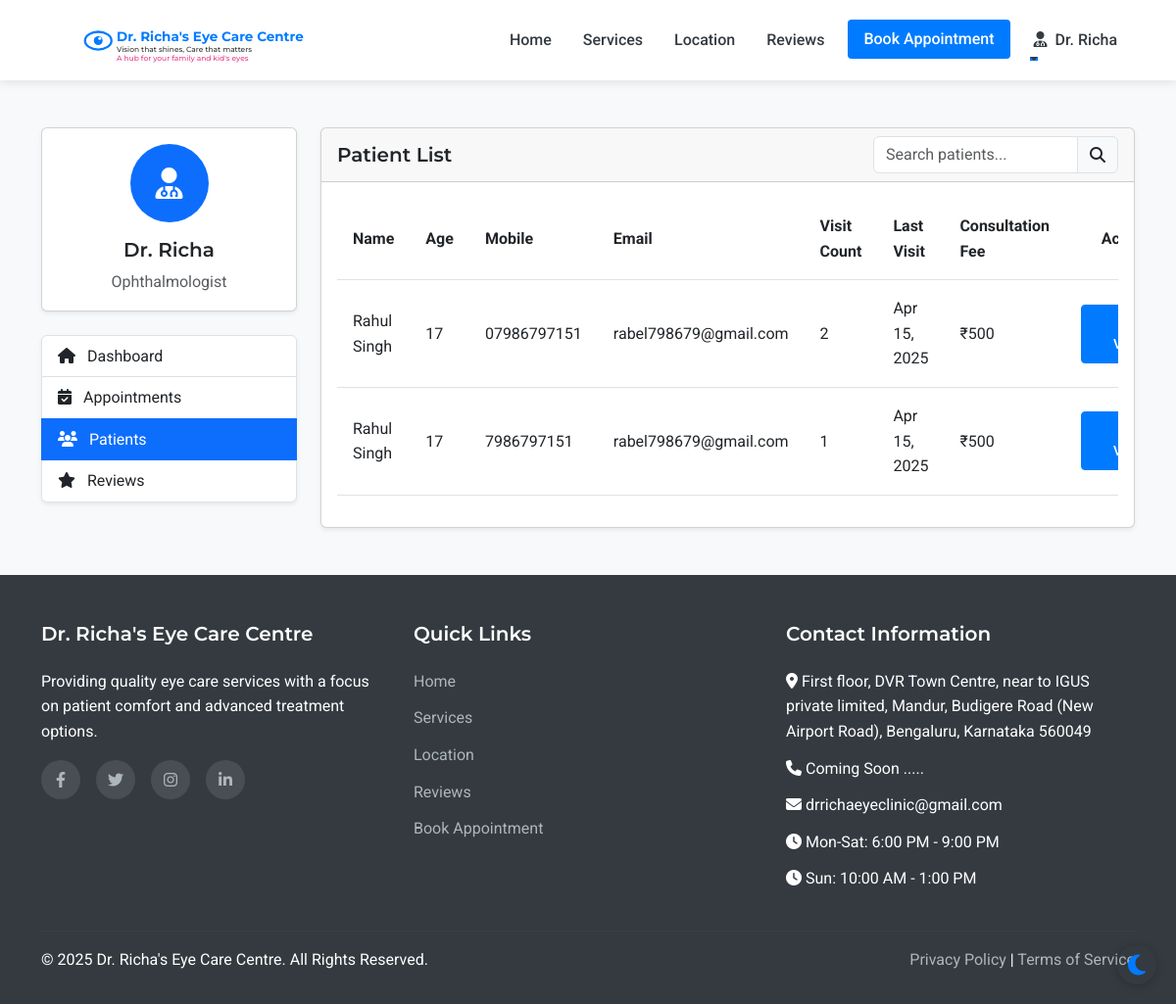
The app's page /admin/patients (signed in), older data.
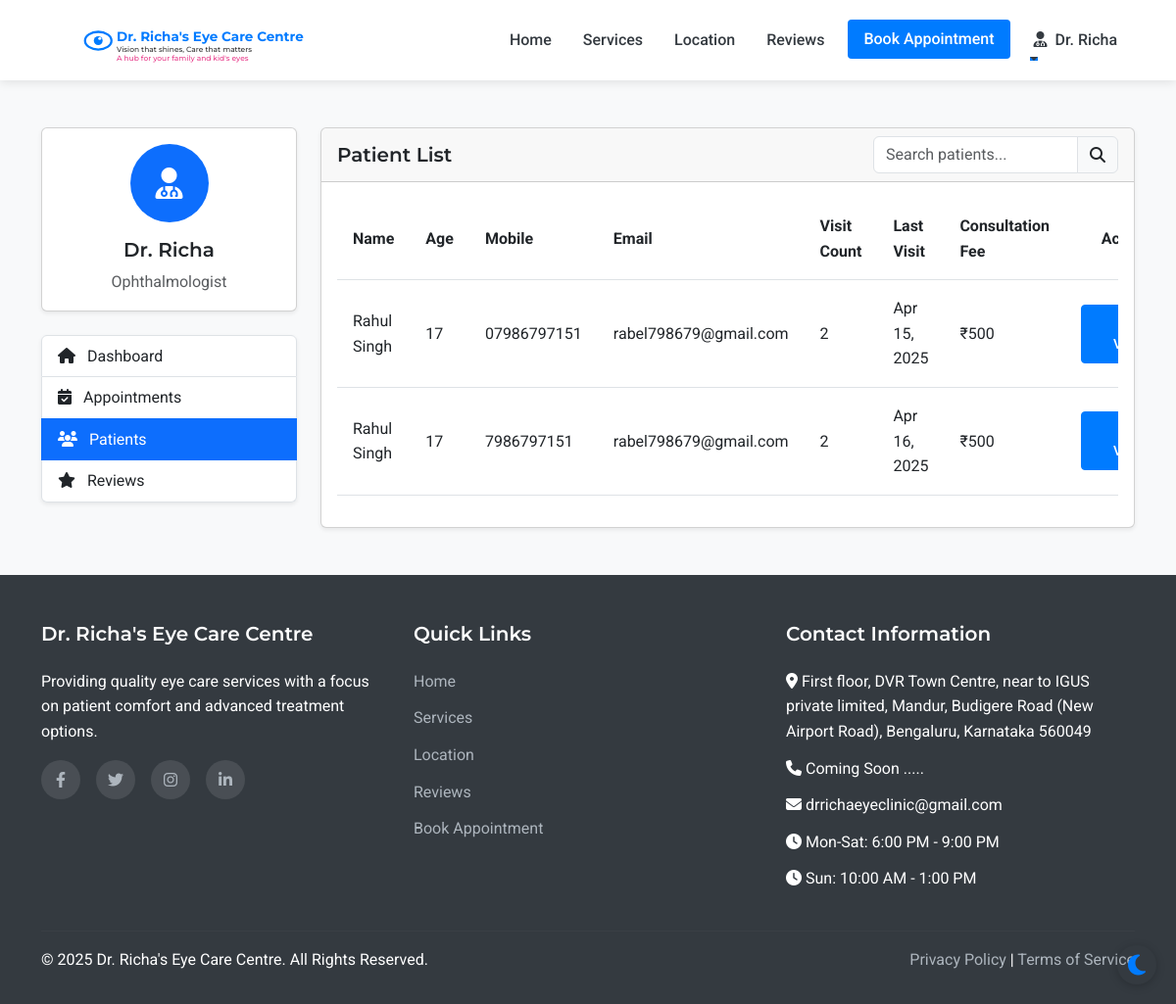
The same page, newer data.
### models.py (models this page shows, shortened)
class Patient(UserMixin, db.Model):
    id = db.Column(db.Integer, primary_key=True)
    full_name = db.Column(db.String(100), nullable=False)
    mobile_number = db.Column(db.String(15), nullable=False)
    email = db.Column(db.String(100), nullable=True)
    age = db.Column(db.Integer, nullable=False)
    password_hash = db.Column(db.String(256), nullable=True)
    is_registered = db.Column(db.Boolean, default=False)
    created_at = db.Column(db.DateTime, nullable=False, default=datetime.utcnow)
    appointments = db.relationship('Appointment', backref='patient', lazy=True)

class Appointment(db.Model):
    id = db.Column(db.Integer, primary_key=True)
    patient_id = db.Column(db.Integer, db.ForeignKey('patient.id'), nullable=False)
    appointment_date = db.Column(db.Date, nullable=False)
    appointment_time = db.Column(db.Time, nullable=False)
    primary_issue = db.Column(db.Text, nullable=True)
    referral_info = db.Column(db.String(255), nullable=True)
    status = db.Column(db.String(20), default='scheduled')  # scheduled, completed, cancelled
    created_at = db.Column(db.DateTime, default=datetime.utcnow)
    consultation_fee = db.Column(db.Float, nullable=False, default=500.0)
    payment_status = db.Column(db.String(20), default='pending')  # pending, paid

### routes.py (the view)
@app.route('/admin/patients')
@login_required
def admin_patients():
    if not (isinstance(current_user, Admin) or isinstance(current_user, Doctor) or isinstance(current_user, Assistant)):
        flash('Access denied. Staff privileges required.', 'danger')
        return redirect(url_for('index'))
    patients = Patient.query.order_by(Patient.full_name).all()
    return render_template('admin/patients.html', patients=patients)

### app.py (called while the page is built)
@login_manager.user_loader
def load_user(user_id):
    from models import Doctor, Assistant, Admin, Patient
    try:
        if user_id.startswith('doctor_'):
            return Doctor.query.get(int(user_id.split('_')[1]))
        elif user_id.startswith('assistant_'):
            return Assistant.query.get(int(user_id.split('_')[1]))
        elif user_id.startswith('admin_'):
            return Admin.query.get(int(user_id.split('_')[1]))
        else:
            return Patient.query.get(int(user_id))
    except (ValueError, AttributeError):
        return None

### routes.py (called while the page is built)
@app.context_processor
def inject_now():
    return {'now': datetime.now()}

### templates/admin/patients.html (shortened to what the changed rows need)
{% extends 'layout.html' %}
{% block content %}
<section class="py-5 bg-light">
    <div class="container">
        <div class="row">
            <div class="col-lg-9">
                <div class="card shadow-sm">
                    <div class="card-body">
                        <div class="table-responsive">
                            <table class="table table-hover" id="patientsTable">
                                <thead>
                                    <tr>
                                        <th>Name</th>
                                        <th>Age</th>
                                        <th>Mobile</th>
                                        <th>Email</th>
                                        <th>Visit Count</th>
                                        <th>Last Visit</th>
                                        <th>Consultation Fee</th>
                                        <th class="text-center">Actions</th>
                                    </tr>
                                </thead>
                                <tbody>
                                    {% for patient in patients %}
                                        <tr>
                                            <td>{{ patient.full_name }}</td>
                                            <td>{{ patient.age }}</td>
                                            <td>{{ patient.mobile_number }}</td>
                                            <td>{{ patient.email }}</td>
                                            <td>{{ patient.appointments|length }}</td>
                                            <td>
                                                {% if patient.appointments %}
                                                    {% set last_appointment = patient.appointments|sort(attribute='appointment_date', reverse=True)|first %}
                                                    {{ last_appointment.appointment_date.strftime('%b %d, %Y') }}
                                                {% else %}
                                                    {{ patient.created_at.strftime('%b %d, %Y') }}
                                                {% endif %}
                                            </td>
                                            <td>₹500</td>
                                            <td>
                                                <a href="{{ url_for('admin_patient_view', patient_id=patient.id) }}" class="btn btn-sm btn-primary">
                                                </a>
                                            </td>
                                        </tr>
                                    {% endfor %}
                                </tbody>
                            </table>
                        </div>
                    </div>
                </div>
            </div>
        </div>
    </div>
</section>
{% endblock %}

Row changes from the older to the newer data that the page shows:
no longer on this page (row unchanged): Appointment: appointment_date "Apr 15, 2025"
computed for Patient (number 2 of 2 on the later page): appointments|length "1" → "2"
added Appointment: appointment_date "Apr 16, 2025"
